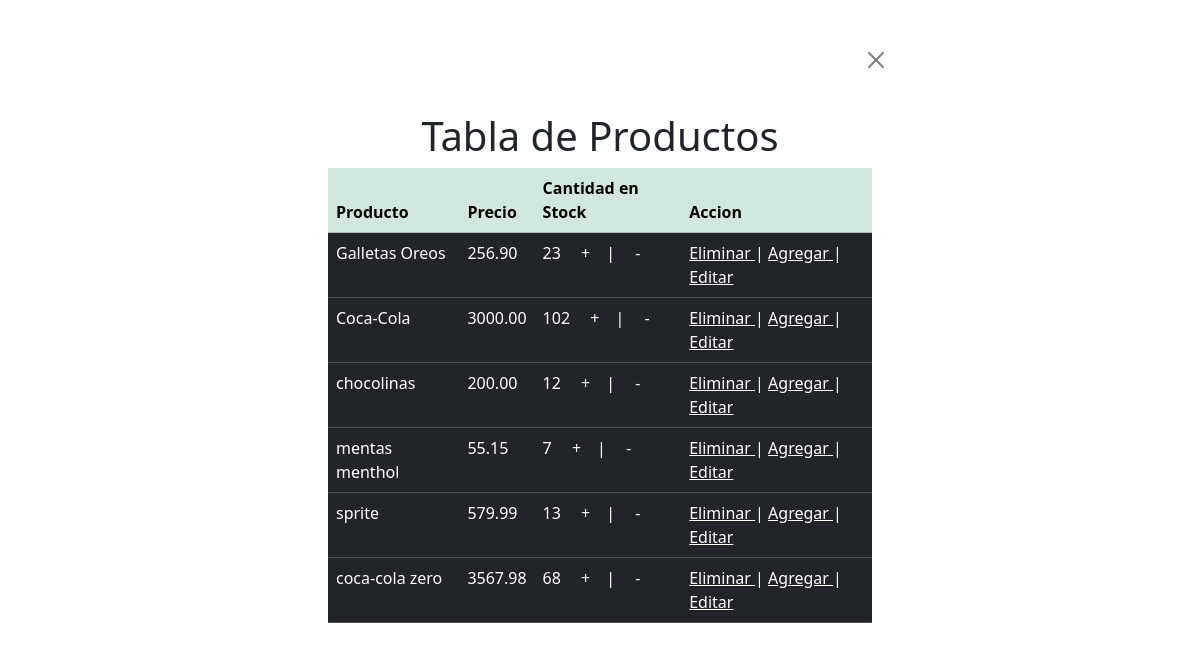
Screenshot of /index.php/principal with the database file from the repository.
### tables this page shows
CREATE TABLE `productos` (
  `id_producto` int(11) NOT NULL,
  `nombre_producto` text NOT NULL,
  `precio` decimal(10,2) NOT NULL,
  `cantidad` int(11) NOT NULL
);

### application/controllers/principal.php (called while the page is built, shortened)
<?php
class principal extends CI_Controller {
    public function __construct(){
        $this->load->model('principal_model');
    }
    public function index(){
        $productos['productos']=$this->principal_model->traer_productos();
        $this->load->view('principal_view',$productos);
    }
}

### index.php (called while the page is built, shortened)
<?php
require_once BASEPATH.'core/CodeIgniter.php';

### application/models/principal_model.php (called while the page is built, shortened)
<?php
class principal_model extends CI_Model {
    public function traer_productos(){
        $query = $this->db->get('productos');
        return $query->result_array();
    }
}

### application/views/principal_view.php (the view, shortened to what this page needs)
<!doctype html>
<html lang="es">
  <head>
    <link href="https://cdn.jsdelivr.net/npm/bootstrap@5.3.3/dist/css/bootstrap.min.css" rel="stylesheet">
  </head>
  <body>
    <div class="contenedor p-4 mt-4 d-flex flex-column align-items-center">
      <div class="d-flex justify-content-end w-50">
        <a href="<?php echo site_url('auth/salir')?>" class="text-white btn btn-close" type="button"></a>
      </div>
      <div class="tabla p-3 mt-4 w-50 d-flex flex-column align-items-center">
        <h1>Tabla de Productos</h1>
        <table class="table">
          <thead  class="table-success">
            <tr>
              <th scope="col">Producto</th>
              <th scope="col">Precio</th>
              <th scope="col">Cantidad en Stock</th>
              <th scope="col">Accion</th>
            </tr>
          </thead>
          <tbody  class="table-dark" >
            <?php if(!empty($productos)){ ?>
              <?php foreach($productos as $producto){ ?>
                <tr>
                  <td><?php echo $producto['nombre_producto'];?></td>
                  <td><?php echo $producto['precio'];?></td>
                  <td>
                    <?php echo $producto['cantidad'];?>
                    <a class="text-white text-decoration-none p-3" href="<?php echo site_url('principal/agregar_cantidad/'.$producto['id_producto'])?>">+</a>|
                    <a class="text-white text-decoration-none p-3" href="<?php echo site_url('principal/quitar_cantidad/'.$producto['id_producto'])?>">-</a>
                  </td>
                  <td>
                    <a href="<?php echo site_url('principal/eliminar/'.$producto['id_producto'])?>" class="text-white">Eliminar </a>|
                    <a href="<?php echo site_url('principal/botonagregar')?>" class="text-white"> Agregar </a>|
                    <a href="<?php echo site_url('principal/botoneditar/'.$producto['id_producto'])?>" class="text-white"> Editar </a>
                  </td>
                </tr>
              <?php }?>
            <?php } ?>
          </tbody>
        </table>
      </div>
      </div>
  </body>
</html>

### rows the page displays
productos: nombre_producto "Galletas Oreos", precio "256.90", cantidad "23"
productos: nombre_producto "Coca-Cola", precio "3000.00", cantidad "102"
productos: nombre_producto "chocolinas", precio "200.00", cantidad "12"
productos: nombre_producto "mentas menthol", precio "55.15", cantidad "7"
productos: nombre_producto "sprite", precio "579.99", cantidad "13"
productos: nombre_producto "coca-cola zero", precio "3567.98", cantidad "68"
